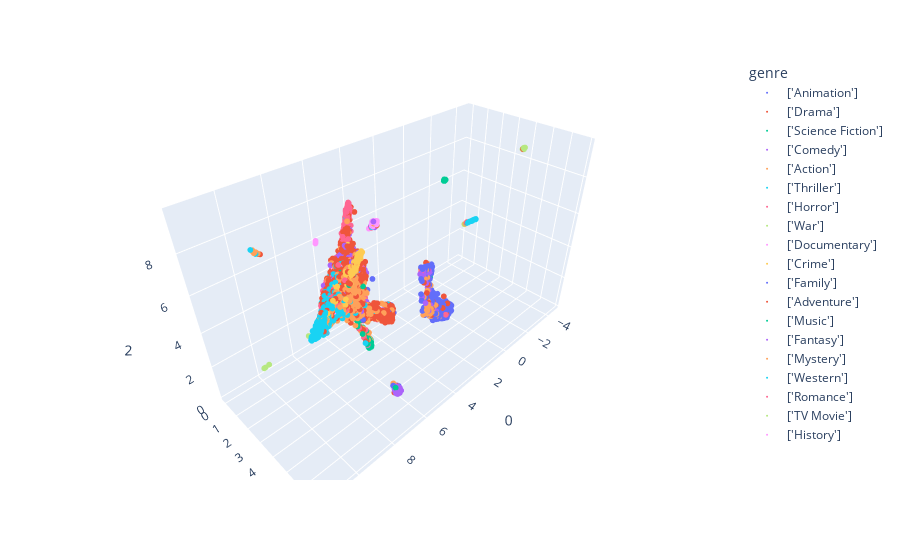

The cell this chart's notebook holds for it:
### Code cell
subsampled_fig_3d = px.scatter_3d(
    umap_embeddings, x=0, y=1, z=2,
    color=index_df.genre.to_list(), labels={'color': 'genre'}
)

subsampled_fig_3d.update_traces(marker_size=2)
subsampled_fig_3d.show()

### Figure 1 — Plotly figure (JSON) as saved in the notebook; plotly's stock layout.template omitted (floating-point values rounded to 4 significant figures; data arrays with more than 128 entries replaced by an {"elided": "..."} marker saying what was removed)
{"data": [{"hovertemplate": "genre=['Animation']<br>0=%{x}<br>1=%{y}<br>2=%{z}<extra></extra>", "legendgroup": "['Animation']", "marker": {"color": "#636efa", "size": 2, "symbol": "circle"}, "mode": "markers", "name": "['Animation']", "scene": "scene", "showlegend": true, "type": "scatter3d", "x": {"elided": "864 float values"}, "y": {"elided": "864 float values"}, "z": {"elided": "864 float values"}}, {"hovertemplate": "genre=['Drama']<br>0=%{x}<br>1=%{y}<br>2=%{z}<extra></extra>", "legendgroup": "['Drama']", "marker": {"color": "#EF553B", "size": 2, "symbol": "circle"}, "mode": "markers", "name": "['Drama']", "scene": "scene", "showlegend": true, "type": "scatter3d", "x": {"elided": "1805 float values"}, "y": {"elided": "1805 float values"}, "z": {"elided": "1805 float values"}}, {"hovertemplate": "genre=['Science Fiction']<br>0=%{x}<br>1=%{y}<br>2=%{z}<extra></extra>", "legendgroup": "['Science Fiction']", "marker": {"color": "#00cc96", "size": 2, "symbol": "circle"}, "mode": "markers", "name": "['Science Fiction']", "scene": "scene", "showlegend": true, "type": "scatter3d", "x": {"elided": "303 float values"}, "y": {"elided": "303 float values"}, "z": {"elided": "303 float values"}}, {"hovertemplate": "genre=['Comedy']<br>0=%{x}<br>1=%{y}<br>2=%{z}<extra></extra>", "legendgroup": "['Comedy']", "marker": {"color": "#ab63fa", "size": 2, "symbol": "circle"}, "mode": "markers", "name": "['Comedy']", "scene": "scene", "showlegend": true, "type": "scatter3d", "x": {"elided": "1333 float values"}, "y": {"elided": "1333 float values"}, "z": {"elided": "1333 float values"}}, {"hovertemplate": "genre=['Action']<br>0=%{x}<br>1=%{y}<br>2=%{z}<extra></extra>", "legendgroup": "['Action']", "marker": {"color": "#FFA15A", "size": 2, "symbol": "circle"}, "mode": "markers", "name": "['Action']", "scene": "scene", "showlegend": true, "type": "scatter3d", "x": {"elided": "1553 float values"}, "y": {"elided": "1553 float values"}, "z": {"elided": "1553 float values"}}, {"hovertemplate": "genre=['Thriller']<br>0=%{x}<br>1=%{y}<br>2=%{z}<extra></extra>", "legendgroup": "['Thriller']", "marker": {"color": "#19d3f3", "size": 2, "symbol": "circle"}, "mode": "markers", "name": "['Thriller']", "scene": "scene", "showlegend": true, "type": "scatter3d", "x": {"elided": "575 float values"}, "y": {"elided": "575 float values"}, "z": {"elided": "575 float values"}}, {"hovertemplate": "genre=['Horror']<br>0=%{x}<br>1=%{y}<br>2=%{z}<extra></extra>", "legendgroup": "['Horror']", "marker": {"color": "#FF6692", "size": 2, "symbol": "circle"}, "mode": "markers", "name": "['Horror']", "scene": "scene", "showlegend": true, "type": "scatter3d", "x": {"elided": "906 float values"}, "y": {"elided": "906 float values"}, "z": {"elided": "906 float values"}}, {"hovertemplate": "genre=['War']<br>0=%{x}<br>1=%{y}<br>2=%{z}<extra></extra>", "legendgroup": "['War']", "marker": {"color": "#B6E880", "size": 2, "symbol": "circle"}, "mode": "markers", "name": "['War']", "scene": "scene", "showlegend": true, "type": "scatter3d", "x": [-4.471, 6.757, 6.537, -4.459, -4.471, -4.481, 6.571, -4.469, 7.631, -4.473, -4.468, -4.479, -4.496, -4.461, -4.481, -4.469, -4.443, -4.445, -4.445, 6.654, -4.486, -4.513, -4.474, -4.502, -4.481, -4.447, -4.441, -4.467, -4.467, -4.481, -4.481, 6.253, -4.437, 5.836, -4.471, -4.452, -4.488, -4.476, -4.473, -4.473, 6.213, -4.482, -4.45, 7.407, -4.465, -4.421, -4.475, -4.475, -4.441, 6.932, -4.454, -4.449, -4.468, 6.38, -4.484, 6.514, -4.478, -4.463, -4.432, 6.365, -4.477, -4.468, -4.47, -4.5, -4.484, -4.449, -4.476, -4.462, 7.052, -4.46, -4.478, -4.443, 6.56, -4.465, 7.267, 3.5, -4.475, 6.447, -4.459, 6.44], "y": [3.808, 3.045, 3.331, 3.813, 3.812, 3.815, 1.968, 3.82, 2.714, 3.789, 3.797, 3.794, 3.836, 3.804, 3.824, 3.808, 3.849, 3.785, 3.811, 2.866, 3.825, 3.856, 3.816, 3.778, 3.802, 3.805, 3.842, 3.795, 3.814, 3.778, 3.839, 2.828, 3.837, 2.367, 3.814, 3.829, 3.83, 3.817, 3.816, 3.818, 2.475, 3.829, 3.826, 2.499, 3.803, 3.853, 3.821, 3.821, 3.829, 3.217, 3.832, 3.799, 3.818, 2.96, 3.82, 2.968, 3.809, 3.79, 3.773, 2.877, 3.804, 3.812, 3.821, 3.768, 3.824, 3.843, 3.82, 3.809, 3.433, 3.805, 3.821, 3.802, 3.318, 3.793, 3.188, 6.542, 3.795, 2.099, 3.801, 1.946], "z": [8.663, 4.151, 4.575, 8.658, 8.668, 8.674, 4.63, 8.664, 4.909, 8.635, 8.636, 8.676, 8.692, 8.657, 8.676, 8.66, 8.635, 8.639, 8.664, 5.047, 8.685, 8.707, 8.671, 8.617, 8.659, 8.633, 8.701, 8.636, 8.669, 8.631, 8.703, 3.919, 8.668, 6.401, 8.647, 8.687, 8.684, 8.669, 8.668, 8.669, 5.068, 8.679, 8.646, 4.62, 8.661, 8.688, 8.673, 8.673, 8.635, 4.272, 8.644, 8.646, 8.666, 6.051, 8.676, 5.792, 8.674, 8.635, 8.623, 5.474, 8.667, 8.662, 8.665, 8.615, 8.667, 8.644, 8.672, 8.659, 4.638, 8.655, 8.675, 8.642, 4.558, 8.642, 5.318, 8.619, 8.678, 5.134, 8.657, 4.354]}, {"hovertemplate": "genre=['Documentary']<br>0=%{x}<br>1=%{y}<br>2=%{z}<extra></extra>", "legendgroup": "['Documentary']", "marker": {"color": "#FF97FF", "size": 2, "symbol": "circle"}, "mode": "markers", "name": "['Documentary']", "scene": "scene", "showlegend": true, "type": "scatter3d", "x": {"elided": "142 float values"}, "y": {"elided": "142 float values"}, "z": {"elided": "142 float values"}}, {"hovertemplate": "genre=['Crime']<br>0=%{x}<br>1=%{y}<br>2=%{z}<extra></extra>", "legendgroup": "['Crime']", "marker": {"color": "#FECB52", "size": 2, "symbol": "circle"}, "mode": "markers", "name": "['Crime']", "scene": "scene", "showlegend": true, "type": "scatter3d", "x": {"elided": "360 float values"}, "y": {"elided": "360 float values"}, "z": {"elided": "360 float values"}}, {"hovertemplate": "genre=['Family']<br>0=%{x}<br>1=%{y}<br>2=%{z}<extra></extra>", "legendgroup": "['Family']", "marker": {"color": "#636efa", "size": 2, "symbol": "circle"}, "mode": "markers", "name": "['Family']", "scene": "scene", "showlegend": true, "type": "scatter3d", "x": {"elided": "320 float values"}, "y": {"elided": "320 float values"}, "z": {"elided": "320 float values"}}, {"hovertemplate": "genre=['Adventure']<br>0=%{x}<br>1=%{y}<br>2=%{z}<extra></extra>", "legendgroup": "['Adventure']", "marker": {"color": "#EF553B", "size": 2, "symbol": "circle"}, "mode": "markers", "name": "['Adventure']", "scene": "scene", "showlegend": true, "type": "scatter3d", "x": {"elided": "542 float values"}, "y": {"elided": "542 float values"}, "z": {"elided": "542 float values"}}, {"hovertemplate": "genre=['Music']<br>0=%{x}<br>1=%{y}<br>2=%{z}<extra></extra>", "legendgroup": "['Music']", "marker": {"color": "#00cc96", "size": 2, "symbol": "circle"}, "mode": "markers", "name": "['Music']", "scene": "scene", "showlegend": true, "type": "scatter3d", "x": [2.659, 0.7346, 5.766, 2.637, 2.65, 2.646, 2.597, 2.607, 2.647, 2.63, 2.688, 2.666, 2.649, 2.649, 2.635, 2.621, 2.639, 2.651, 2.657, 2.587, 5.775, 2.588, 6.486, 2.591, 2.655, 2.639, 2.63, 2.676, 2.61, 6.47, 6.678, 2.632, 2.566, 2.597, 2.646, 2.682, 2.648, 2.642, 2.661, 2.631, 2.622, 2.616, 2.58, 5.473, 2.63, 2.635, 2.663, 2.594, 2.649, 6.948, 2.595, 6.426, 2.603, 0.848, 2.635, 2.655, 5.99, 2.64, 2.615, 2.637, 2.578, 2.621, 2.64, 2.619, 2.599, 2.645, 2.653, 1.33, 7.002, 2.632, 2.635, 2.635], "y": [4.744, 2.293, 1.731, 4.741, 4.73, 4.722, 4.686, 4.695, 4.729, 4.749, 4.752, 4.773, 4.725, 4.73, 4.715, 4.689, 4.714, 4.727, 4.698, 4.674, 2.473, 4.672, 2.101, 4.658, 4.687, 4.702, 4.72, 4.702, 4.691, 2.805, 2.59, 4.733, 4.654, 4.683, 4.718, 4.759, 4.69, 4.697, 4.712, 4.717, 4.732, 4.692, 4.667, 1.914, 4.715, 4.717, 4.706, 4.684, 4.738, 2.152, 4.672, 2.359, 4.677, 2.469, 4.732, 4.679, 1.406, 4.724, 4.716, 4.677, 4.683, 4.746, 4.719, 4.724, 4.689, 4.721, 4.746, 3.027, 3.556, 4.723, 4.698, 4.739], "z": [9.595, 3.017, 5.674, 9.586, 9.58, 9.576, 9.52, 9.535, 9.581, 9.61, 9.615, 9.624, 9.583, 9.591, 9.543, 9.539, 9.567, 9.581, 9.554, 9.516, 4.693, 9.517, 4.349, 9.507, 9.546, 9.555, 9.572, 9.597, 9.539, 5.81, 5.837, 9.584, 9.511, 9.516, 9.574, 9.613, 9.551, 9.555, 9.573, 9.573, 9.596, 9.548, 9.505, 4.466, 9.56, 9.569, 9.615, 9.532, 9.588, 4.797, 9.518, 3.875, 9.565, 2.626, 9.583, 9.534, 4.909, 9.575, 9.567, 9.53, 9.534, 9.599, 9.57, 9.583, 9.536, 9.575, 9.576, 1.036, 5.956, 9.575, 9.554, 9.592]}, {"hovertemplate": "genre=['Fantasy']<br>0=%{x}<br>1=%{y}<br>2=%{z}<extra></extra>", "legendgroup": "['Fantasy']", "marker": {"color": "#ab63fa", "size": 2, "symbol": "circle"}, "mode": "markers", "name": "['Fantasy']", "scene": "scene", "showlegend": true, "type": "scatter3d", "x": {"elided": "251 float values"}, "y": {"elided": "251 float values"}, "z": {"elided": "251 float values"}}, {"hovertemplate": "genre=['Mystery']<br>0=%{x}<br>1=%{y}<br>2=%{z}<extra></extra>", "legendgroup": "['Mystery']", "marker": {"color": "#FFA15A", "size": 2, "symbol": "circle"}, "mode": "markers", "name": "['Mystery']", "scene": "scene", "showlegend": true, "type": "scatter3d", "x": [9.159, 9.25, 9.273, 9.176, 9.183, 9.259, 9.275, 9.202, 9.17, 9.253, 7.163, 5.369, 9.249, 9.259, 9.131, 9.194, 9.239, 9.238, 7.284, 9.24, 9.272, 9.287, 9.213, 9.226, 9.186, 6.397, 9.073, 9.157, 9.16, 9.202, 9.289, 9.258, 9.165, 9.248, 9.238, 6.354, 5.864, 9.288, 9.25, 9.235, 9.177, 9.119, 6.53, 9.255, 9.188, 9.264, 9.189, 9.164, 9.258, 9.125, 9.148, 9.2, 9.233, 9.243, 9.275, 9.236, 9.174, 9.198, 9.293, 9.186, 9.175, 9.173, 9.263, 9.29, 9.189, 9.251, 9.3, 9.144, 6.002, 9.239, 9.119, 9.298, 9.22, 6.538, 9.211, 9.295, 9.26, 5.935, 9.202, 9.185, 9.15, 9.267, 9.269, 9.176, 6.764, 8.309, 9.232, 5.455, 9.204, 9.296, 9.196, 9.267, 9.298, 9.198, 9.221, 9.262, 9.125, 9.267, 9.29, 9.173, 9.227, 9.265, 9.186, 9.22, 6.773, 9.156, 7.209, 9.134, 9.268], "y": [0.3468, 0.2541, 0.2368, 0.3318, 0.3247, 0.3138, 0.2299, 0.3118, 0.312, 0.2676, 3.225, 3.443, 0.2696, 0.2494, 0.3657, 0.3123, 0.2709, 0.2791, 2.791, 0.2675, 0.2406, 0.2116, 0.295, 0.2839, 0.3193, 3.341, 0.4083, 0.3498, 0.3406, 0.3031, 0.2131, 0.2487, 0.3419, 0.2589, 0.2651, 2.728, 1.424, 0.2192, 0.2153, 0.2726, 0.3271, 0.381, 2.106, 0.2538, 0.3181, 0.2462, 0.3155, 0.3417, 0.251, 0.3724, 0.357, 0.3081, 0.2779, 0.2596, 0.2325, 0.2781, 0.3324, 0.3147, 0.2142, 0.3194, 0.3338, 0.3473, 0.2441, 0.2218, 0.3187, 0.2586, 0.2103, 0.3602, 2.129, 0.2747, 0.3809, 0.2074, 0.2854, 1.931, 0.3028, 0.212, 0.2444, 3.318, 0.3064, 0.3257, 0.3518, 0.2312, 0.2495, 0.3284, 2.606, 3.231, 0.2755, 2.098, 0.3106, 0.2106, 0.3135, 0.2432, 0.2037, 0.3091, 0.2865, 0.2386, 0.3752, 0.2556, 0.2171, 0.3252, 0.2825, 0.2433, 0.3181, 0.2901, 3.076, 0.3483, 2.342, 0.365, 0.2414], "z": [7.034, 7.123, 7.142, 7.047, 7.055, 7.061, 7.148, 7.068, 7.069, 7.11, 5.184, 3.061, 7.111, 7.129, 7.015, 7.067, 7.109, 7.103, 5.637, 7.113, 7.143, 7.166, 7.085, 7.096, 7.06, 7.081, 6.976, 7.03, 7.033, 7.071, 7.165, 7.131, 7.038, 7.12, 7.12, 6.312, 5.243, 7.161, 7.157, 7.106, 7.053, 6.999, 4.056, 7.125, 7.06, 7.133, 7.064, 7.038, 7.129, 7.006, 7.024, 7.072, 7.101, 7.12, 7.145, 7.106, 7.047, 7.066, 7.165, 7.06, 7.047, 7.037, 7.134, 7.156, 7.061, 7.121, 7.169, 7.019, 4.747, 7.104, 6.999, 7.171, 7.093, 4.077, 7.077, 7.167, 7.134, 3.974, 7.073, 7.055, 7.026, 7.143, 7.129, 7.051, 6.358, 4.954, 7.103, 4.65, 7.068, 7.167, 7.066, 7.135, 7.176, 7.07, 7.093, 7.135, 7.005, 7.12, 7.162, 7.057, 7.096, 7.134, 7.063, 7.091, 4.426, 7.032, 5.689, 7.015, 7.137]}, {"hovertemplate": "genre=['Western']<br>0=%{x}<br>1=%{y}<br>2=%{z}<extra></extra>", "legendgroup": "['Western']", "marker": {"color": "#19d3f3", "size": 2, "symbol": "circle"}, "mode": "markers", "name": "['Western']", "scene": "scene", "showlegend": true, "type": "scatter3d", "x": [3.326, 6.213, 3.332, 6.463, 3.347, 3.326, 3.34, 3.341, 3.323, 3.33, 3.337, 6.762, 3.367, 3.319, 3.334, 6.796, 3.343, 3.351, 3.341, 3.327, 7.062, 3.346, 3.357, 3.354, 3.355, 3.337, 3.326, 3.367, 3.342, 3.314, 3.317, 3.346, 3.331, 3.383, 3.347, 3.339, 3.328, 3.309, 3.325, 3.317, 3.345, 3.449, 3.339, 3.375, 3.329, 3.338, 3.301, 6.094, 6.429, 3.323, 6.573, 3.341, 3.338, 3.348, 3.329, 3.433, 3.34, 3.328, 3.342, 3.375, 3.351, 3.343, 3.353, 6.124, 3.35, 3.332, 3.35, 3.311, 5.707, 3.34, 3.319, 3.319, 3.332, 3.318, 5.742, 3.338, 3.329, 3.319], "y": [6.777, 2.739, 6.869, 3.175, 6.801, 6.796, 6.914, 6.747, 6.845, 6.771, 6.761, 1.604, 6.713, 6.821, 6.936, 2.848, 6.729, 6.733, 6.744, 6.772, 3.616, 6.823, 6.901, 6.759, 6.733, 6.747, 6.77, 6.688, 6.737, 6.769, 6.735, 6.777, 6.836, 6.692, 6.747, 6.897, 6.773, 6.838, 6.926, 6.79, 6.748, 6.61, 6.878, 6.695, 6.787, 6.919, 6.752, 2.817, 3.696, 6.826, 2.249, 6.913, 6.89, 6.895, 6.789, 6.651, 6.886, 6.809, 6.896, 6.829, 6.765, 6.792, 6.898, 2.967, 6.731, 6.886, 6.905, 6.768, 1.876, 6.895, 6.797, 6.802, 6.839, 6.841, 2.123, 6.896, 6.772, 6.736], "z": [8.813, 4.614, 8.886, 5.717, 8.836, 8.827, 8.928, 8.788, 8.866, 8.806, 8.798, 4.875, 8.765, 8.853, 8.945, 5.83, 8.768, 8.78, 8.787, 8.807, 5.159, 8.854, 8.915, 8.789, 8.781, 8.789, 8.806, 8.743, 8.781, 8.808, 8.763, 8.812, 8.865, 8.755, 8.791, 8.91, 8.806, 8.862, 8.915, 8.821, 8.789, 8.681, 8.894, 8.756, 8.82, 8.934, 8.793, 5.113, 7.148, 8.85, 4.239, 8.925, 8.907, 8.909, 8.821, 8.707, 8.903, 8.837, 8.909, 8.852, 8.802, 8.823, 8.916, 5.839, 8.777, 8.9, 8.919, 8.793, 4.603, 8.909, 8.826, 8.831, 8.864, 8.86, 6.032, 8.908, 8.811, 8.773]}, {"hovertemplate": "genre=['Romance']<br>0=%{x}<br>1=%{y}<br>2=%{z}<extra></extra>", "legendgroup": "['Romance']", "marker": {"color": "#FF6692", "size": 2, "symbol": "circle"}, "mode": "markers", "name": "['Romance']", "scene": "scene", "showlegend": true, "type": "scatter3d", "x": {"elided": "378 float values"}, "y": {"elided": "378 float values"}, "z": {"elided": "378 float values"}}, {"hovertemplate": "genre=['TV Movie']<br>0=%{x}<br>1=%{y}<br>2=%{z}<extra></extra>", "legendgroup": "['TV Movie']", "marker": {"color": "#B6E880", "size": 2, "symbol": "circle"}, "mode": "markers", "name": "['TV Movie']", "scene": "scene", "showlegend": true, "type": "scatter3d", "x": [11.5, 11.5, 11.5, 6.93, 5.387, 0.8257, 9.219, 6.486, 11.5, 6.103, 11.47, 11.5, 5.356, 11.26, 11.51, 11.44, 11.49, 11.48, 11.49, 5.848, 11.48, 11.48, 11.5, 11.47, 11.5, 11.48, 7.112, 11.45, 11.5, 11.5], "y": [3.995, 3.994, 3.994, 2.93, 1.582, 3.336, 3.565, 2.573, 3.994, 1.286, 3.974, 3.994, 1.621, 3.934, 4.007, 3.985, 3.991, 3.986, 3.99, 1.939, 3.987, 3.987, 3.993, 3.978, 3.994, 3.988, 2.338, 3.967, 3.993, 3.994], "z": [4.756, 4.755, 4.756, 6.02, 6.311, 0.663, 4.588, 5.865, 4.755, 5.093, 4.736, 4.754, 5.176, 4.729, 4.768, 4.751, 4.751, 4.75, 4.753, 5.853, 4.75, 4.75, 4.754, 4.741, 4.755, 4.751, 4.579, 4.733, 4.755, 4.755]}, {"hovertemplate": "genre=['History']<br>0=%{x}<br>1=%{y}<br>2=%{z}<extra></extra>", "legendgroup": "['History']", "marker": {"color": "#FF97FF", "size": 2, "symbol": "circle"}, "mode": "markers", "name": "['History']", "scene": "scene", "showlegend": true, "type": "scatter3d", "x": [6.015, 5.979, 6.032, 6.019, 5.981, 5.998, 5.839, 6.019, 6.839, 6.449, 6.006, 8.036, 5.283, 6.002, 6.115, 6.622, 6.409, 6.047, 6.006, 6.0, 5.701, 5.991, 6.007, 6.028, 6.039, 5.709, 6.009, 5.993, 5.971, 6.31, 6.568, 5.986, 6.01, 5.999, 6.002, 6.024, 6.012, 6.012], "y": [-0.0628, -0.09818, -0.04627, -0.05866, -0.0988, -0.07753, 3.11, -0.05636, 3.185, 3.27, -0.07329, 3.293, 3.527, -0.07734, 2.985, 2.703, 3.024, -0.03076, -0.07266, -0.07779, 2.552, -0.08753, -0.07143, -0.05028, -0.03943, 2.547, -0.06934, -0.08147, -0.1078, 2.631, 2.818, -0.09257, -0.06808, -0.08061, -0.07714, -0.04992, -0.06479, -0.06541], "z": [5.976, 6.011, 5.96, 5.972, 6.011, 5.991, 1.916, 5.973, 4.614, 4.242, 5.985, 4.64, 3.167, 5.989, 4.438, 5.869, 4.36, 5.943, 5.985, 5.99, 4.038, 6.0, 5.984, 5.963, 5.952, 5.689, 5.982, 5.997, 6.02, 5.188, 4.962, 6.005, 5.98, 5.993, 5.989, 5.965, 5.979, 5.979]}], "layout": {"legend": {"title": {"text": "genre"}, "tracegroupgap": 0}, "margin": {"t": 60}, "scene": {"domain": {"x": [0, 1], "y": [0, 1]}, "xaxis": {"title": {"text": "0"}}, "yaxis": {"title": {"text": "1"}}, "zaxis": {"title": {"text": "2"}}}}}
